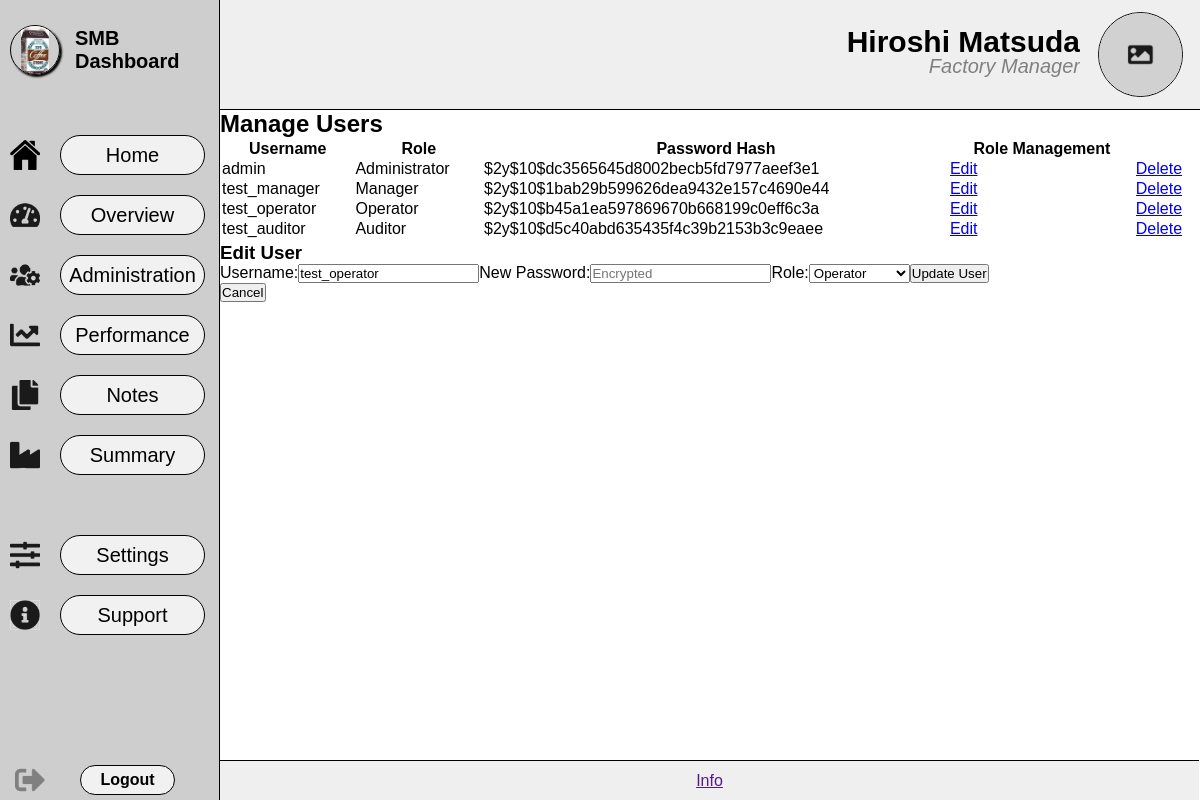
/pages/users.php?edit=3, run on the app's committed database.
### tables this page shows
CREATE TABLE users (
    user_id INT NOT NULL AUTO_INCREMENT PRIMARY KEY,
    username VARCHAR(50) NOT NULL UNIQUE,
    password VARCHAR(255) NOT NULL,
    role_id TEXT NOT NULL
);

### pages/users.php (the view, shortened to what this page needs)
<!DOCTYPE html>
<html lang="en">
<head>
    <link rel="stylesheet" href="../styles/style.css">
</head>
<body>
    <main id="home-main">
        <?php
        require_once "../inc/sidebar.php";
        require_once "../inc/header.php";
        ?>
        <div class="div_content">
            <h2>Manage Users</h2>
            <?php
            require_once "../inc/dbconn.inc.php";
            $sql = "SELECT user_id, username, password, role_id FROM users";
            $result = mysqli_query($conn, $sql);
            if (mysqli_num_rows($result) > 0) {
                echo '<table>';
                echo '<thead>';
                echo '<tr>';
                echo '<th>Username</th>';
                echo '<th>Role</th>';
                echo '<th>Password Hash</th>';
                echo '<th>Role Management</th>';
                echo '</tr>';
                echo '</thead>';
                echo '<tbody>';
                while ($row = mysqli_fetch_assoc($result)) {
                    echo '<tr>';
                    echo '<td>' . htmlspecialchars($row["username"]) . '</td>';
                    echo '<td>' . htmlspecialchars($row["role_id"]) . '</td>';
                    echo '<td>' . password_hash($row["password"], PASSWORD_DEFAULT) . '</td>';
                    echo '<td><a href="users.php?edit=' . $row["user_id"] . '">Edit</a></td>';
                    echo "<td><a href='editusers.php?delete=" . $row["user_id"] . "'>Delete</a></td>";
                    echo '</tr>';
                }
                echo '</tbody>';
                echo '</table>';
            } else {
                echo "No users found.";
            }
            ?>
            <?php
            if (isset($_GET["edit"])) {
                $user_id = htmlspecialchars($_GET["edit"]);
                $sql = "SELECT user_id, username, password, role_id FROM users WHERE user_id = ?";
                $statement = mysqli_stmt_init($conn);
                mysqli_stmt_prepare($statement, $sql);
                mysqli_stmt_bind_param($statement, "i", $user_id);
                mysqli_stmt_execute($statement);
                $result = mysqli_stmt_get_result($statement);
                $user = mysqli_fetch_assoc($result);
                if ($user) {
                    echo '<h3>Edit User</h3>';
                    echo '<form action="editusers.php" method="post">';
                    echo '<label for="username">Username:</label>';
                    echo '<input type="text" name="username" value="' . htmlspecialchars($user["username"]) . '" required>';
                    echo '<label for="password">New Password:</label>';
                    echo '<input type="password" name="password" placeholder="Encrypted"required>';
                    echo '<label for="role_id">Role:</label>';
                    echo '<select name="role_id" required>';
                    $roles = ['Administrator', 'Manager', 'Operator', 'Auditor'];
                    foreach ($roles as $role) {
                        $selected = $user["role_id"] == $role ? 'selected' : '';
                        echo '<option value="' . $role . '" ' . $selected . '>' . $role . '</option>';
                    }
                    echo '</select>';
                    echo '<button type="submit" name="update_user">Update User</button>';
                    echo '</form>';
                    echo '<a href="users.php"><button>Cancel</button></a>';
                } else {
                    echo "User not found.";
                }
            }
            ?>
        </div>
    </main>
    <footer>
        <?php require_once "../inc/info.php"; ?>
    </footer>
</body>
</html>

### styles/style.css (style rules this page uses)
* { margin: 0px; padding: 0px; box-sizing: border-box; overflow-x: hidden; }
body { font-family: 'Gill Sans', sans-serif; }
#home-main { display: flex; width: 100vw; height: 100vh; flex-direction: column; }
.div_content { display: flex; position: absolute; top: 110px; left: 220px; width: calc(100vw - 220px); height: calc(100vh - 150px); flex-direction: column; }

### data on the page
users: username "admin", role "Administrator", password "$2y$10$dc3565645d8002becb5fd7977aeef3e1"
users: username "test_manager", role "Manager", password "$2y$10$1bab29b599626dea9432e157c4690e44"
users: username "test_operator", role "Operator", password "$2y$10$b45a1ea597869670b668199c0eff6c3a"
users: username "test_auditor", role "Auditor", password "$2y$10$d5c40abd635435f4c39b2153b3c9eaee"

### other printed values
form field role_id "Operator"
